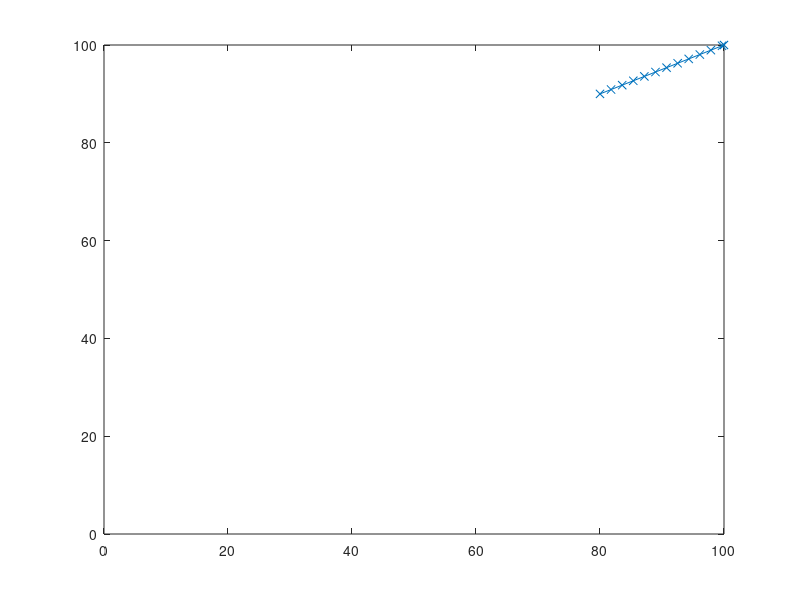

Source code (MATLAB):
clear

path = [2 6];
map_node_positions = [0,0; 80,90; 0,0; 0,0; 0,0; 100,100];
map_path = [0,0];
for node = 1:size(path,2)
    map_path(node,:) = [map_node_positions(path(node),1), map_node_positions(path(node),2)];
end

% TODO: Add for loop for each leg of the journey

% start_pos = [map_node_positions(path(1),1), map_node_positions(path(1),2)];
% end_pos = [map_node_positions(path(end),1), map_node_positions(path(end),2)];

node_pos = [map_path(1,1), map_path(1,2)];

start_pos = node_pos;
end_pos = [map_path(2,1), map_path(2,2)];

current_pos = start_pos;
% node_pos = current_pos;
speed = 2;

distance_x = end_pos(1) - current_pos(1);
distance_y = end_pos(2) - current_pos(2);
resultant = sqrt(distance_x^2 + distance_y^2);
angle = acos(distance_x/resultant);
movement_x = speed*cos(angle);
movement_y = speed*sin(angle);

new_pos = [start_pos(1) + movement_x, start_pos(2) + movement_y];
node_pos = [node_pos;new_pos];

step = 1;

    while new_pos ~= end_pos
        step = step + 1;
        current_pos = [node_pos(step,1),node_pos(step,2)];
        distance_x = end_pos(1) - current_pos(1);
        distance_y = end_pos(2) - current_pos(2);
        resultant = sqrt(distance_x^2 + distance_y^2);
        angle = acos(distance_x/resultant);
        movement_x = speed*cos(angle);
        movement_y = speed*sin(angle);

        if current_pos(1) + movement_x <= end_pos(1)
            new_pos(1) = current_pos(1) + movement_x;
        else
            new_pos(1) = end_pos(1);
        end

        if current_pos(2) + movement_y <= end_pos(2)
            new_pos(2) = current_pos(2) + movement_y;
        else
            new_pos(2) = end_pos(2);
        end

        node_pos = [node_pos;new_pos];
    end

figure(1)
plot(node_pos(:,1),node_pos(:,2),'-x')
xlim([0 100])
ylim([0 100])

% current_pos = [node_pos(3,1),node_pos(3,2)];
% distance_x = end_pos(1) - current_pos(1);
% distance_y = end_pos(2) - current_pos(2);
% resultant = sqrt(distance_x^2 + distance_y^2);
% angle = acos(distance_x/resultant);
% movement_x = speed*cos(angle);
% movement_y = speed*sin(angle);
% new_pos = [current_pos(1) + movement_x, current_pos(2) + movement_y];
% node_pos = [node_pos;new_pos];


% figure
% hold on
% scatter(start_pos(1),start_pos(2))
% scatter(new_pos(1),new_pos(2))
